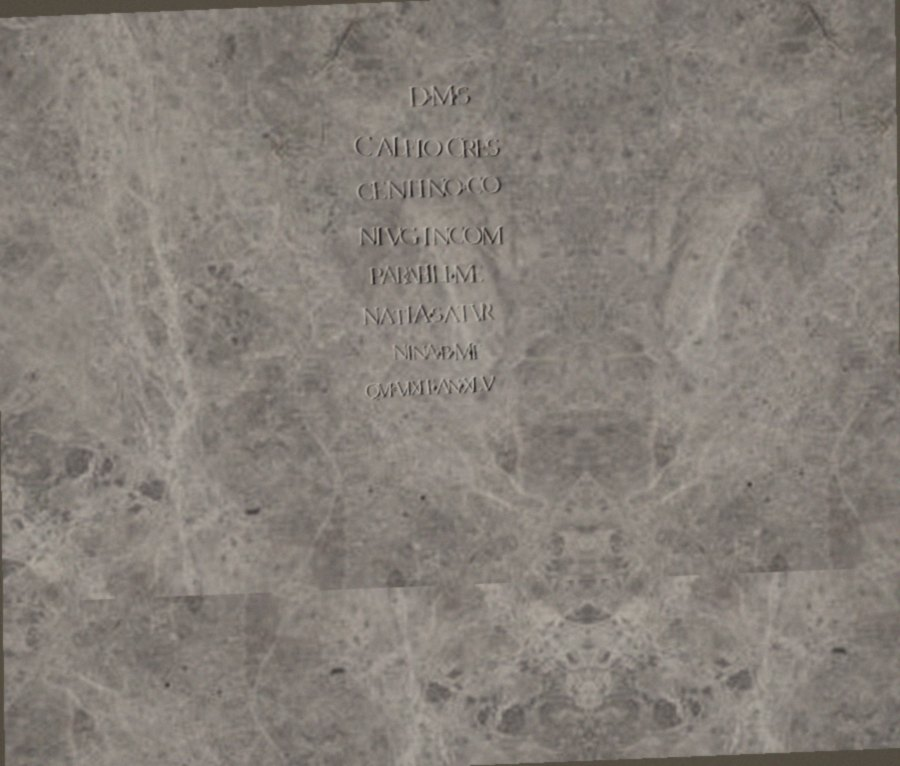
#> input picture candidates/004-kraken-training-inscription/data/synth/images/synth_00001.jpg, 900 x 766 px; its folder holds 4 pictures in this run
$ jupyter execute --allow-errors generate_inscriptions.ipynb
#> lines starting #> are read from the running program, lines starting #| are printed output that depends on the picture
# Generate synthetic Latin stone inscriptions

This notebook runs **`make_synth.py`** to (re)create the synthetic training set in
`data/synth/` — the exact folder the training notebook (`htr_cluster_demo.ipynb`)
trains on. Run this to refresh that data or make your own; then run the training
notebook to use it.

The output carries pixel-exact PAGE-XML ground truth. No photographs are involved, so
it is freely licensable and needs no manual annotation.

**Pipeline per image:** text → layout → Capitalis glyphs → weathered carved relief
(erosion, crossbar loss, directional lighting, cracks, pits) on real or procedural
stone → camera (affine warp, vignette, exposure/B&W fade, blur, JPEG). A GPU is **not**
needed (only Pillow + numpy).

Middots (·) between words are **on by default**, matching the real inscriptions in
`data/real/` (which carry an interpunct where the stone shows one). Pass `--no-dots`
for pure *scriptio continua*.

## 1. Setup
Two dependencies. The 5 OFL fonts in `fonts/` and the stone textures in `stone_images/`
are already bundled, so this works offline on the cluster.

[cell 1]
import sys
print("ready")

## 2. Generate the training set
This clears `data/synth/` and regenerates **500** images there (about 2–3 minutes on a
CPU). Texts are drawn from `inscription_texts.txt` (50,000 real EDH transcriptions,
CC BY-SA 4.0); each image picks one of the 5 fonts and a stone texture at random
(seeded, so it is reproducible). Lower `--n` for a quick look.

[cell 2]
import shutil
shutil.rmtree("data/synth", ignore_errors=True)

## 3. Look at what we made

[cell 3]
from pathlib import Path
from PIL import Image
from IPython.display import display

imgs = sorted(Path("data/synth/images").glob("*.jpg"))[:6]
W, H = 320, 240
grid = Image.new("RGB", (W * 3, H * 2), "white")
#> grid: PIL image 960x480 RGB; every value is 255
for i, p in enumerate(imgs):
    grid.paste(Image.open(p).resize((W, H)), ((i % 3) * W, (i // 3) * H))
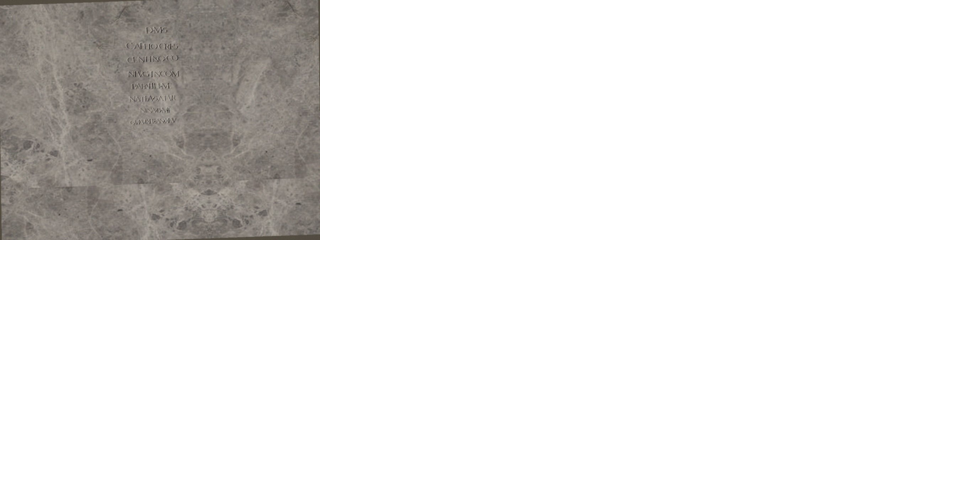
#> grid: PIL image 960x480 RGB; mean R, G, B 234.8, 233.7, 232.6
#> pass 2 of the loop `for i, p in enumerate(imgs):`:
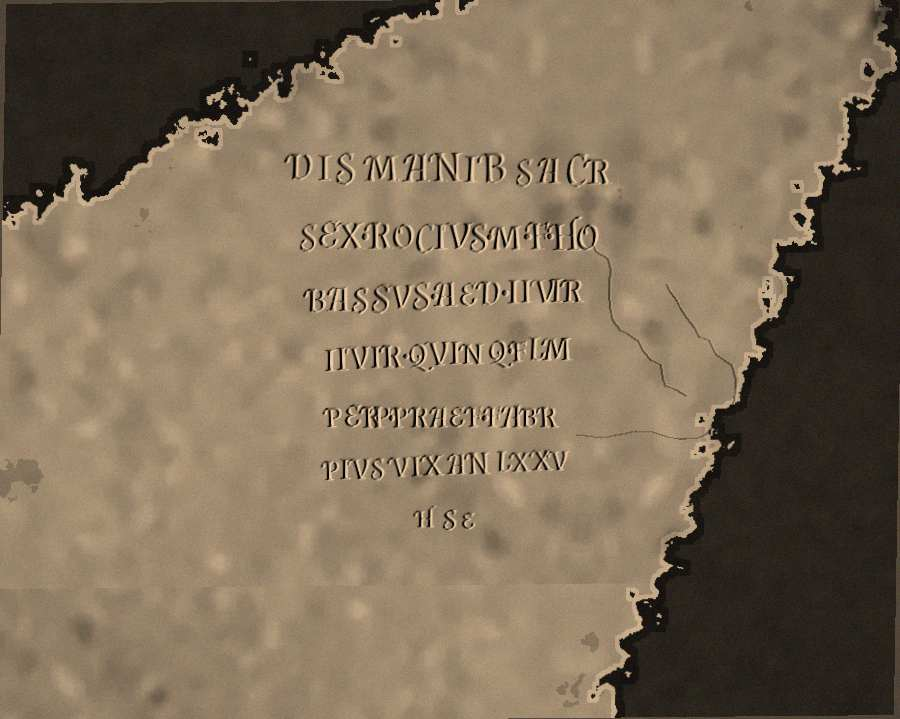
#> input picture candidates/004-kraken-training-inscription/data/synth/images/synth_00002.jpg, 900 x 719 px
#> `grid.paste(Image.open(p).resize((W, H)), ((i % 3) * W, (i // 3) * H))`:
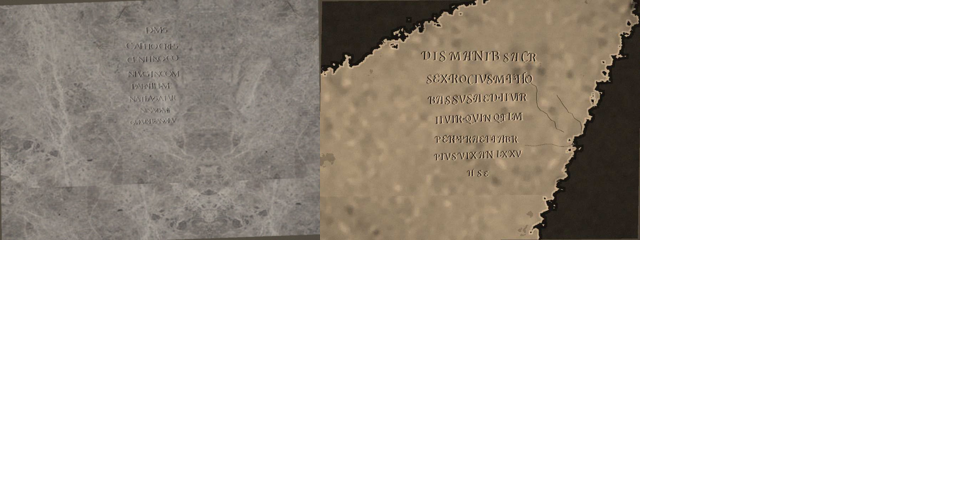
#> grid: PIL image 960x480 RGB; mean R, G, B 213.4, 209.5, 204.8
#> pass 3 of the loop `for i, p in enumerate(imgs):`:
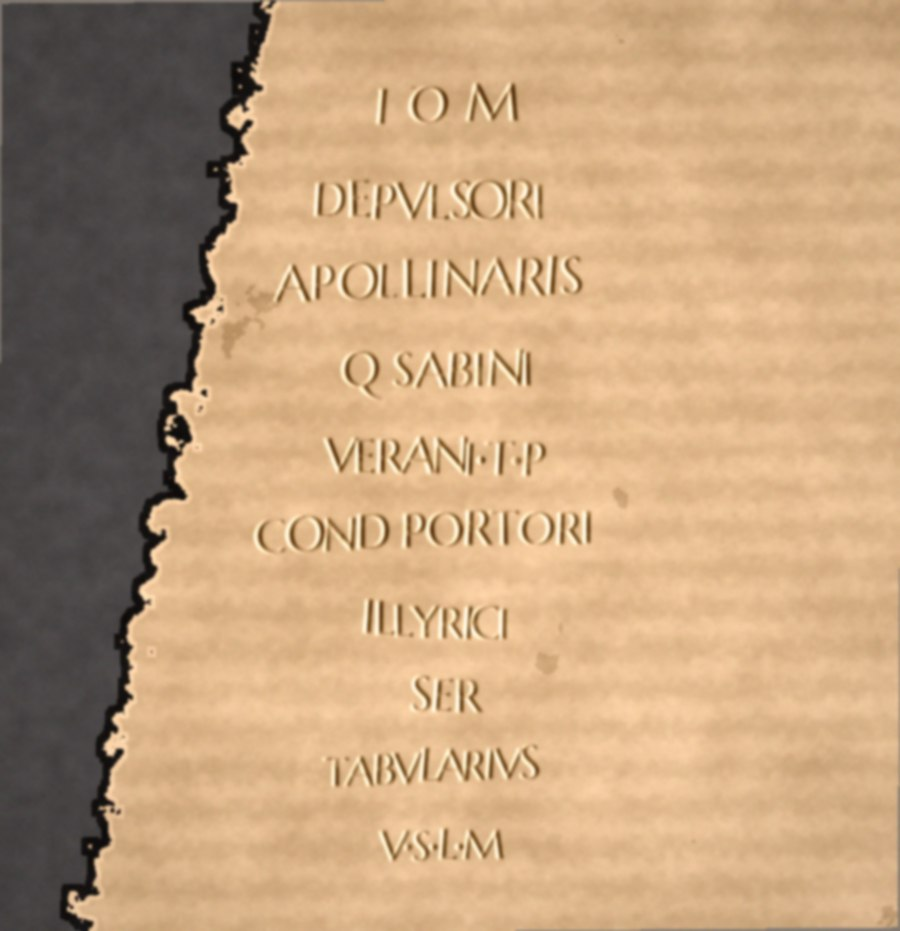
#> input picture candidates/004-kraken-training-inscription/data/synth/images/synth_00004.jpg, 900 x 931 px
#> `grid.paste(Image.open(p).resize((W, H)), ((i % 3) * W, (i // 3) * H))`:
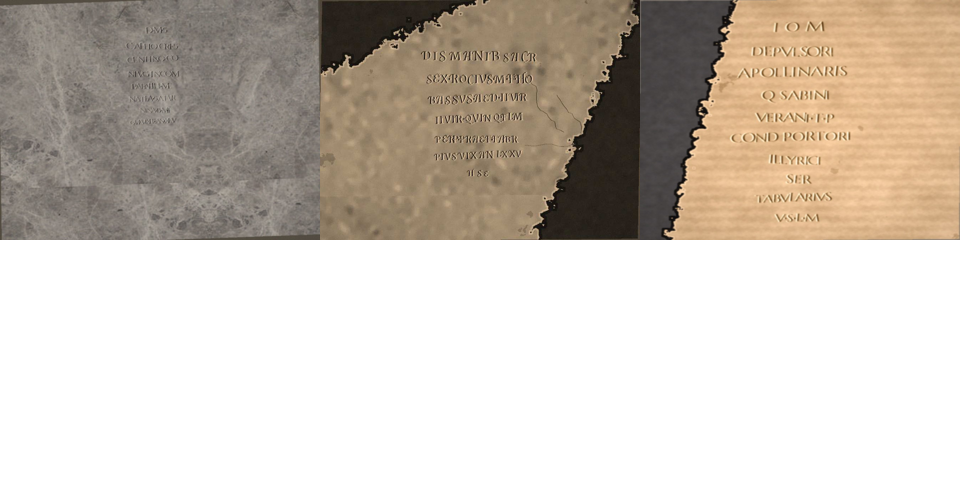
#> grid: PIL image 960x480 RGB; mean R, G, B 203, 193.6, 183
#> the loop made 4 passes; the first 3 are shown
display(grid)
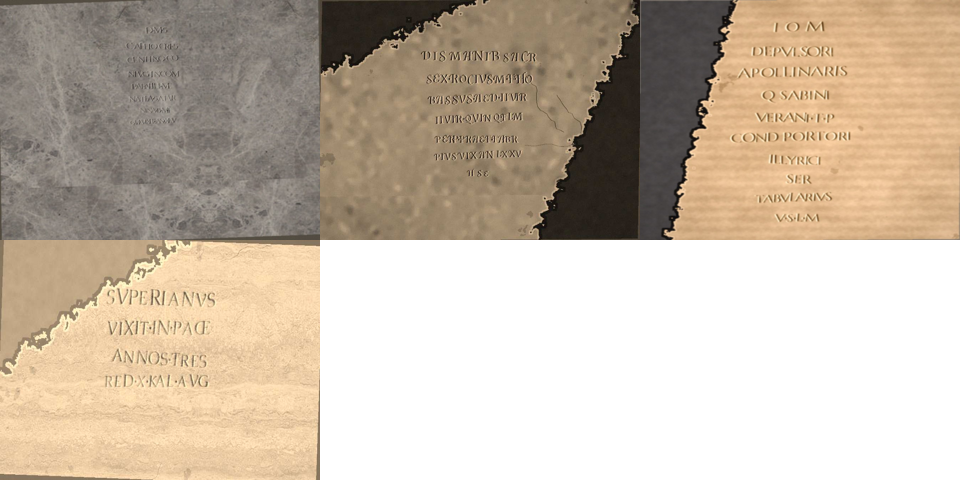
#> shown: PIL image 960x480 RGB; mean R, G, B 198.9, 184.6, 167.5
